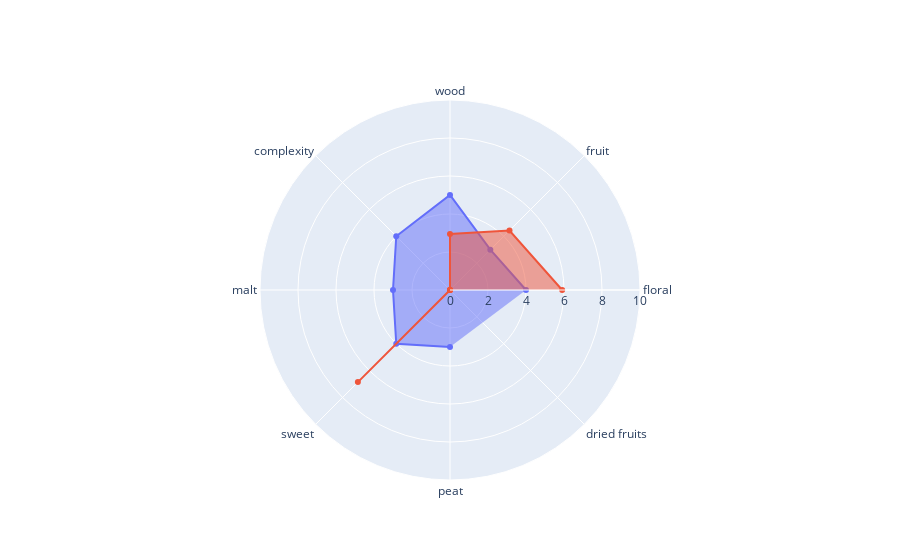

The code cell stored with this chart in its notebook:
### Code cell
import plotly.graph_objects as go

panelist_scores = [40,30,50,40,30,40,30]
fig = go.Figure()

fig.add_trace(go.Scatterpolar(
      r=[value / 10 for value in panelist_scores],
      theta=comparable_OSAs,
      fill='toself',
      name='Product A'
))
fig.add_trace(go.Scatterpolar(
      r=list(filtered_OSAs.sum()*10),
      theta=comparable_OSAs,
      fill='toself',
      name='Product B'
))

fig.update_layout(
  polar=dict(
    radialaxis=dict(
      visible=True,
      range=[0, 10]
    )),
  showlegend=False
)

fig.show()

### Figure 1 — Plotly figure (JSON) as saved in the notebook; plotly's stock layout.template omitted (floating-point values rounded to 4 significant figures)
{"data": [{"fill": "toself", "name": "Product A", "r": [4, 3, 5, 4, 3, 4, 3], "theta": ["floral", "fruit", "wood", "complexity", "malt", "sweet", "peat", "dried fruits"], "type": "scatterpolar"}, {"fill": "toself", "name": "Product B", "r": [5.904, 4.428, 2.952, 0, 0, 6.857, 0, 0], "theta": ["floral", "fruit", "wood", "complexity", "malt", "sweet", "peat", "dried fruits"], "type": "scatterpolar"}], "layout": {"polar": {"radialaxis": {"range": [0, 10], "visible": true}}, "showlegend": false}}
